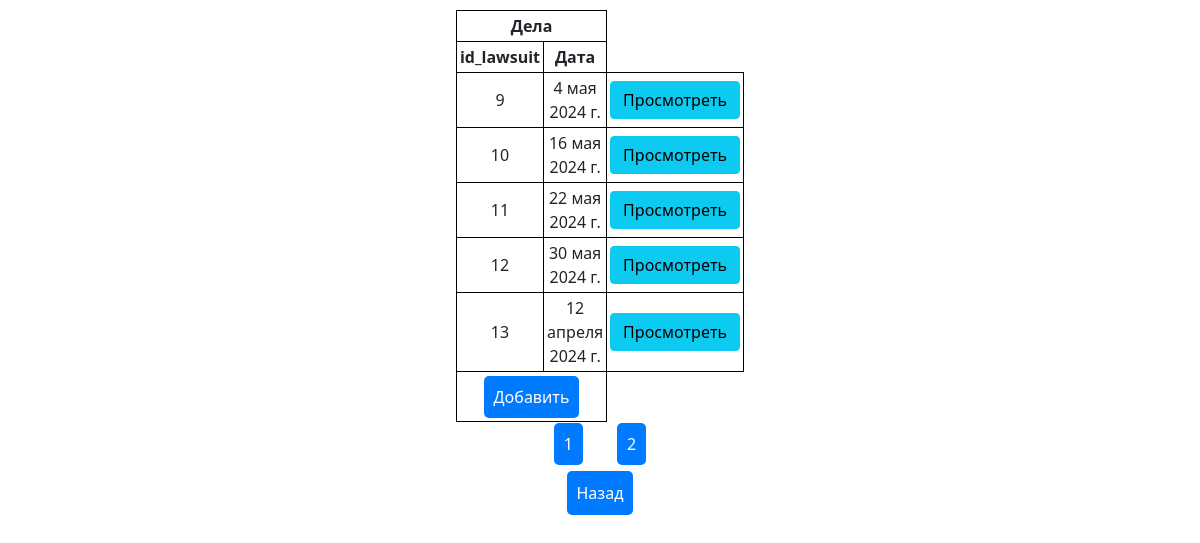
The app's page /table_lawsuits/ with its own data.
### main/models.py (models this page shows, shortened)
class Lawsuits_dates(models.Model):
    date = models.DateField()
    info = models.TextField(null=True)

### main/views.py (the view)
# urls.py: path('table_lawsuits/',views.table_lawsuits, name='table_lawsuits'),
def table_lawsuits(request):
    table2 = Lawsuits_dates.objects.all()
    count = [i+1 for i in range(math.ceil(table2.count()/5))]
    paginator = Paginator(table2, 5)
    page_number = request.GET.get('page')
    data = paginator.get_page(page_number)
    return render(request, 'main/tables_lawsuits.html', {'lawsuits_dates': data, 'count': count})

### main/templates/main/tables_lawsuits.html
{% extends 'main/shablon.html' %}
{% block content %}
<table><tr><th colspan="2">Дела</th></tr><tr><th>id_lawsuit</th><th>Дата</th></tr>
    {% for elem in lawsuits_dates %}
        <tr>
            <td style='width: 50px;'>{{ elem.id }}</td>
            <td>{{ elem.date }}</td>
            <td>
                <input type="submit" value='Просмотреть' class="btn btn-info" onclick="window.location='/lawsuit/{{elem.id}}'">
            </td>
        </tr>
    {% endfor %}
    <tr style="height: 50px;">
        <td colspan="2"><a style='btn btn-outline-primary' href="{% url "lawsuit" %}">Добавить</a></td>
    </tr>
</table>
{% endblock content %}
{% block content2 %}
{% for index in count %}
    <a href="?page={{index}}">{{index}}</a>
{% endfor %}
{% endblock content2 %}

### static/styles/style.css (style rules this page uses)
body { display: flex; flex-direction: column; align-items: center; justify-content: center; }
a { margin: 15px; padding: 10px; text-decoration: none; background-color: rgb(0, 123, 255); border-radius: 5px; color: white; }
TABLE { margin: 10px; align-self: baseline; width: 200px; border-collapse: collapse; }
TD, TH { text-align: center; padding: 3px; border: 1px solid black; }

### records on screen
Lawsuits_dates: id "9", date "4 мая 2024 г."
Lawsuits_dates: id "10", date "16 мая 2024 г."
Lawsuits_dates: id "11", date "22 мая 2024 г."
Lawsuits_dates: id "12", date "30 мая 2024 г."
Lawsuits_dates: id "13", date "12 апреля 2024 г."

### other values on screen
{{ index }} "1" "2"
